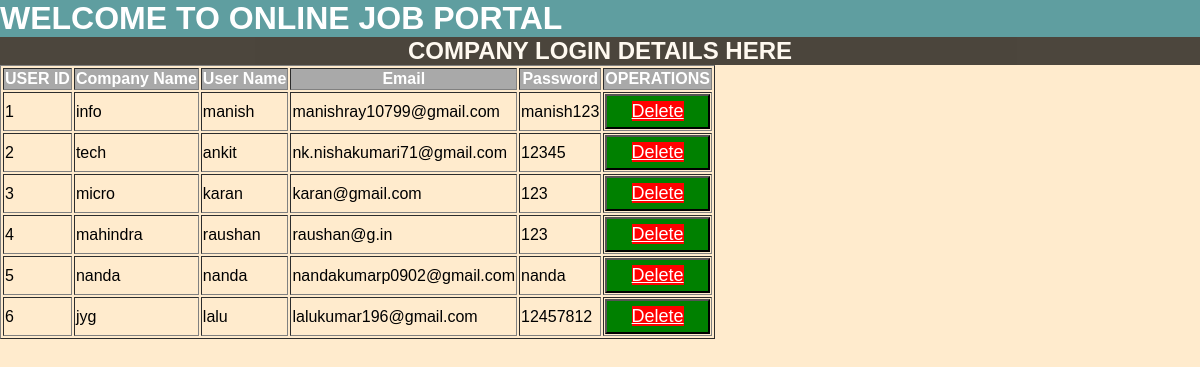
The app's page /Admin/cdetail.php with its own data.
### tables this page shows
CREATE TABLE `companydetails` (
  `id` int(21) NOT NULL,
  `cname` varchar(100) NOT NULL,
  `username` varchar(100) NOT NULL,
  `email` varchar(100) NOT NULL,
  `password` varchar(21) NOT NULL
);

### Admin/cdetail.php (the view, shortened to what this page needs)
<?php
include 'dblink.php';
$query = "select * from companydetails ";
$data = mysqli_query($con, $query);
$total = mysqli_num_rows($data);
?>
<!DOCTYPE html>
<html>
<head>
</head>
<body>
	<h1> <marquee>	WELCOME TO ONLINE JOB PORTAL</marquee></h1>
	<h2>COMPANY LOGIN DETAILS HERE</h2>
	<table border="1">
		<tr>
			<th>USER ID</th>
			<th>Company Name</th>
			<th>User Name</th>
			<th>Email</th>
			<th>Password</th>
			<th colspan="2">OPERATIONS</th>
		</tr>
</body>
</html>
<?php
if($total !=0)
{
	while($result = mysqli_fetch_assoc($data))
	{
		echo "<tr>
			    <td>".$result['id']."</td>
				<td>".$result['cname']."</td>
				<td>".$result['username']."</td>
				<td>".$result['email']."</td>
				<td>".$result['password']."</td>
				<td><button><a href='cdelete.php?ji=$result[id]' onclick ='return checkdelete()' >Delete</a></button></td>
		</tr>";
	}
}
else
{
	echo "No Record Found";
}
?>

### Admin/cdetail.php (style rules this page uses)
body { margin: 0; padding: 0; background-color: #ffebcd; background-size: cover; font-family: sans-serif; }
h1 { margin: 0; color: white; background-color:cadetblue; }
h2 { margin: 0; color: white; background-color: black; text-align: center; opacity: .7; }
tr { color: black; }
th { color: white; background-color: darkgray; }
tr td a { font-size: 18px; background-color: red; color: white; }
button { background-color: green; height: 35px; width: 100%; }

### records on screen
companydetails: id "1", cname "info", username "manish", email "manishray10799@gmail.com", password "manish123"
companydetails: id "2", cname "tech", username "ankit", email "nk.nishakumari71@gmail.com", password "12345"
companydetails: id "3", cname "micro", username "karan", email "karan@gmail.com", password "123"
companydetails: id "4", cname "mahindra", username "raushan", email "raushan@g.in", password "123"
companydetails: id "5", cname "nanda", username "nanda", email "nandakumarp0902@gmail.com", password "nanda"
companydetails: id "6", cname "jyg", username "lalu", email "lalukumar196@gmail.com", password "12457812"
